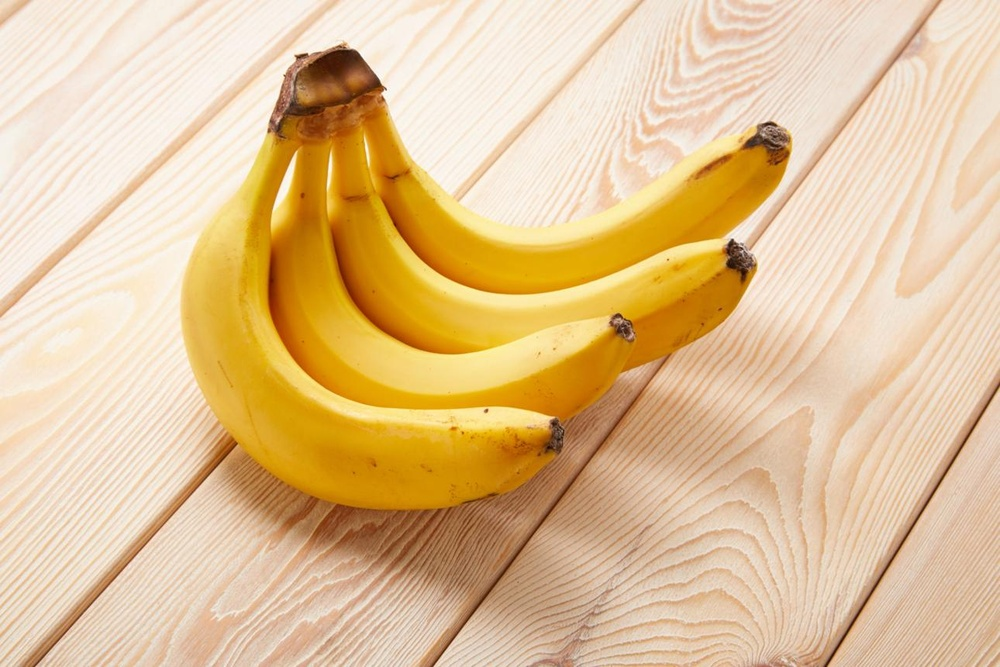
#> input picture assign_18/img/img_4.jpeg, 1000 x 667 px, shrunk from 1290 x 860 before the run, found by its file name
$ python 2_color_segment.py
#> lines starting #> are read from the running program, lines starting #| are printed output that depends on the picture; after the words box and inside, x2 and y2 are one past the last pixel; in counts of white or black regions, pixels touching at a corner belong together
import cv2
import numpy as np
import matplotlib.pyplot as plt

img = cv2.imread("img_4.jpeg")
#> img is the input picture: shape (667, 1000, 3); mean B, G, R 149.2, 194.5, 226.2
img = cv2.cvtColor(img, cv2.COLOR_BGR2RGB)

hsi = cv2.cvtColor(img, cv2.COLOR_RGB2HSV)
#> hsi: shape (667, 1000, 3); mean H, S, V 16.3, 92.2, 226.2

lower = np.array([0, 50, 50])
upper = np.array([30, 255, 255])

mask = cv2.inRange(hsi, lower, upper)
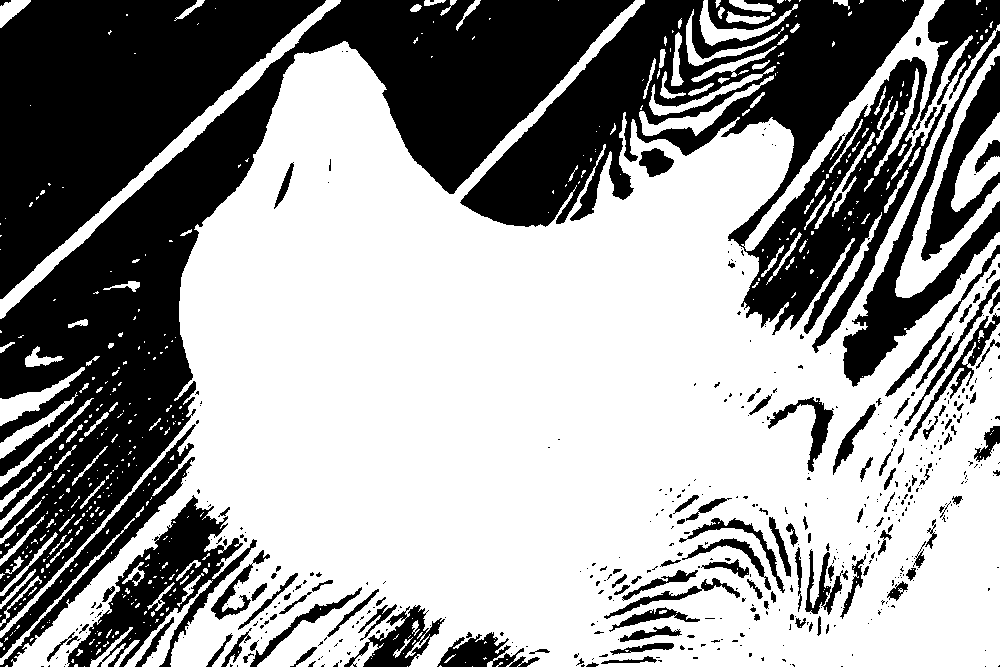
#> mask: shape (667, 1000); 60.5% white; 490 black regions (364 under 20 px), largest, box (x1, y1, x2, y2) and area: (0, 0, 635, 631) 88161, (460, 0, 947, 353) 64470, (0, 0, 326, 299) 48350

segmented = cv2.bitwise_and(img, img, mask=mask)
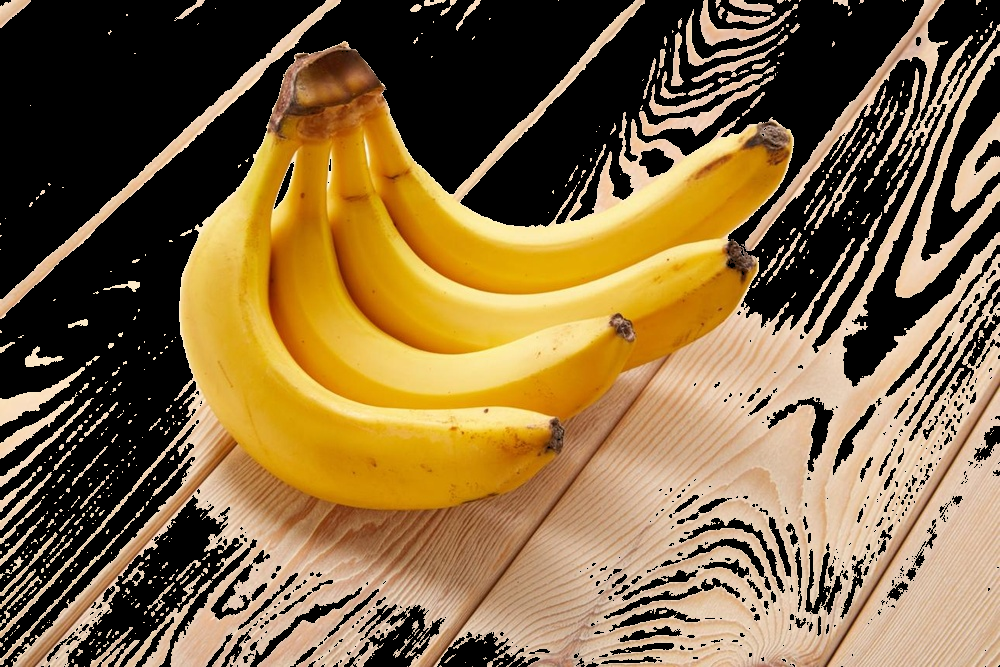
#> segmented: shape (667, 1000, 3); mean R, G, B 130, 104, 65

plt.subplot(1, 3, 1)
plt.imshow(img)
plt.title("Original Image")
plt.axis("off")

plt.subplot(1, 3, 2)
plt.imshow(mask, cmap="gray")
plt.title("Segmentation Mask")
plt.axis("off")

plt.subplot(1, 3, 3)
plt.imshow(segmented)
plt.title("Segmented Image")
plt.axis("off")

plt.show()
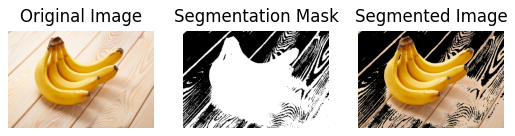
#> figure drawn by matplotlib, 3 panels

$ run again, with assign_18/img/img_1.jpeg copied over assign_18/img/img_4.jpeg
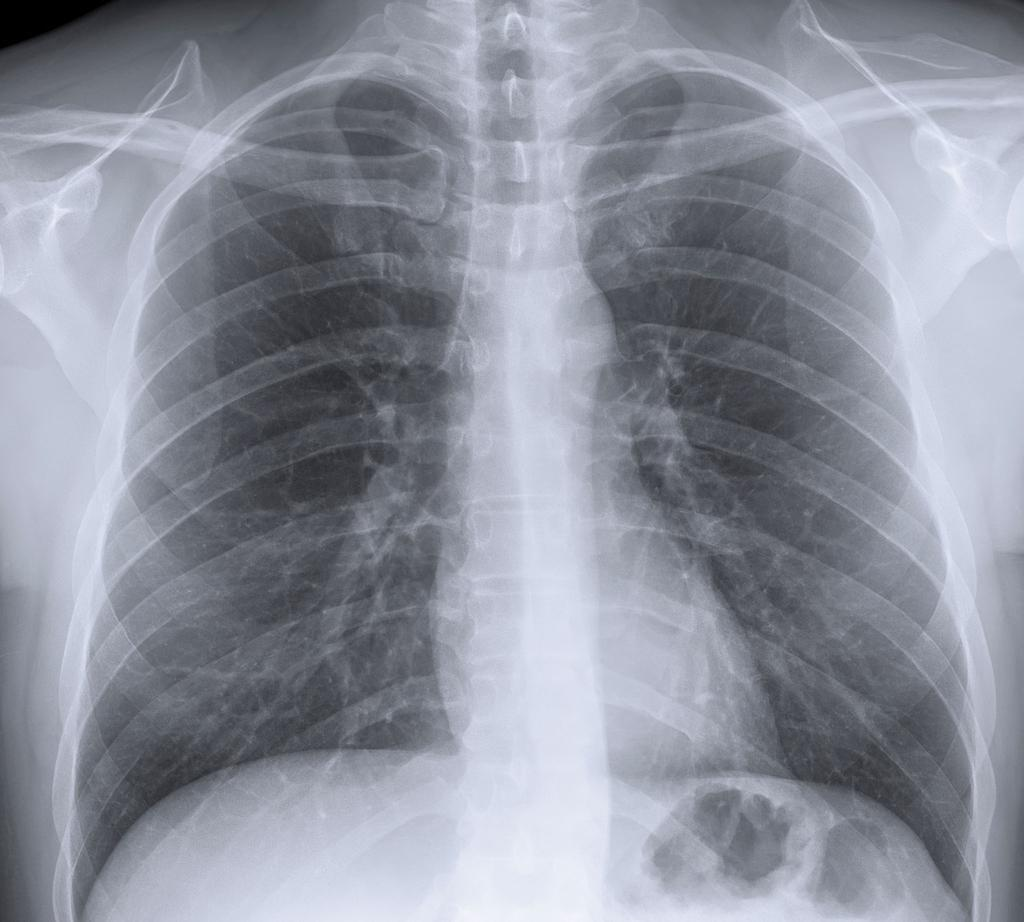
#> input picture assign_18/img/img_1.jpeg, 1024 x 922 px, found by its file name
#> img is the input picture: shape (922, 1024, 3); mean B, G, R 157.1, 145.2, 141.4
#> hsi: shape (922, 1024, 3); mean H, S, V 112.7, 26.1, 157.1
#> mask: shape (922, 1024); every value is 0
#> segmented: shape (922, 1024, 3); every value is 0
#> `plt.show()`:
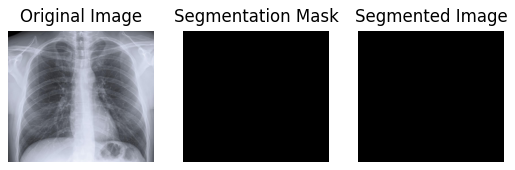
#> figure drawn by matplotlib, 3 panels

$ run again, with assign_18/img/img_3.jpeg copied over assign_18/img/img_4.jpeg
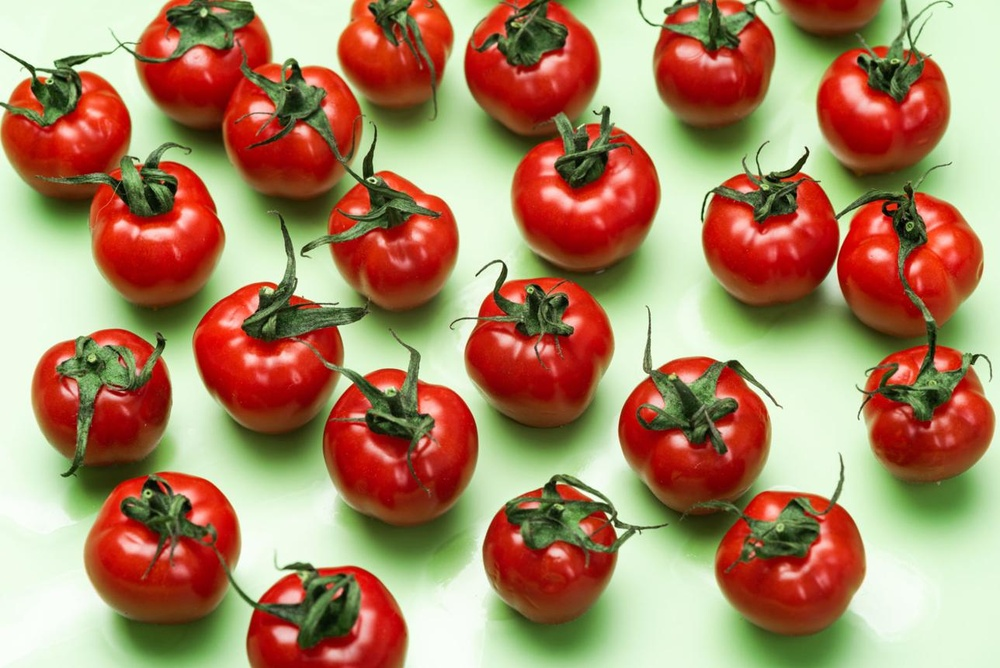
#> input picture assign_18/img/img_3.jpeg, 1000 x 668 px, shrunk from 1288 x 860 before the run, found by its file name
#> img is the input picture: shape (668, 1000, 3); mean B, G, R 99.9, 133.1, 170.4
#> hsi: shape (668, 1000, 3); mean H, S, V 32.5, 132.5, 184.2
#> `mask = cv2.inRange(hsi, lower, upper)`:
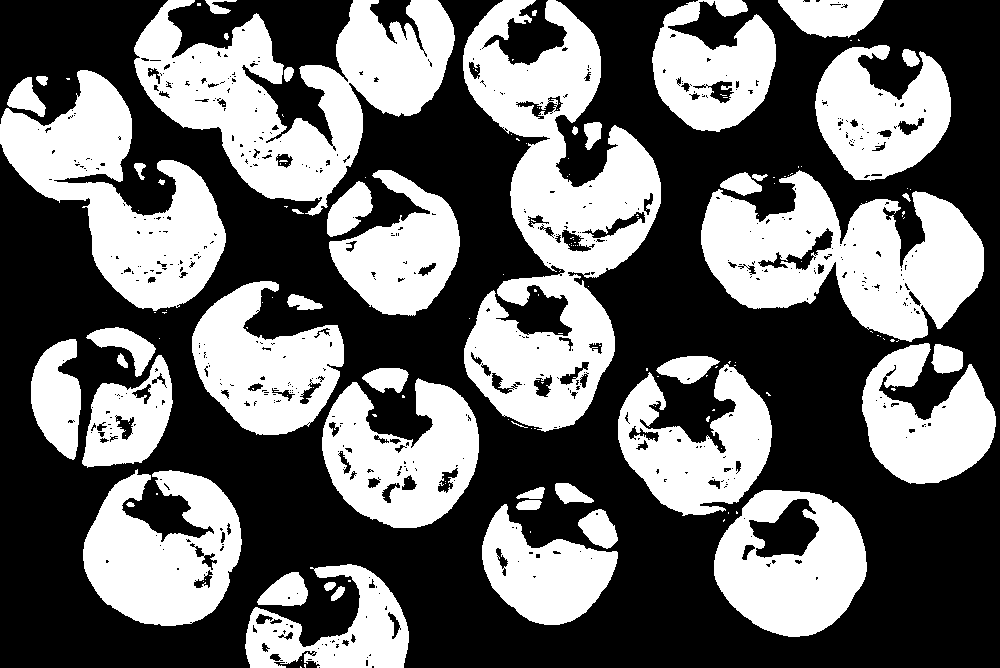
#> mask: shape (668, 1000); 42.2% white; 169 white regions (120 under 20 px), largest, box (x1, y1, x2, y2) and area: (463, 0, 661, 432) 40177, (134, 0, 455, 216) 31774, (701, 170, 984, 342) 27100
#> `plt.show()`:
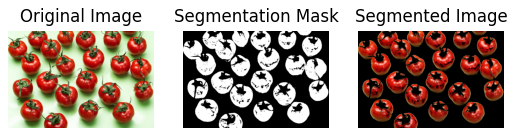
#> figure drawn by matplotlib, 3 panels
